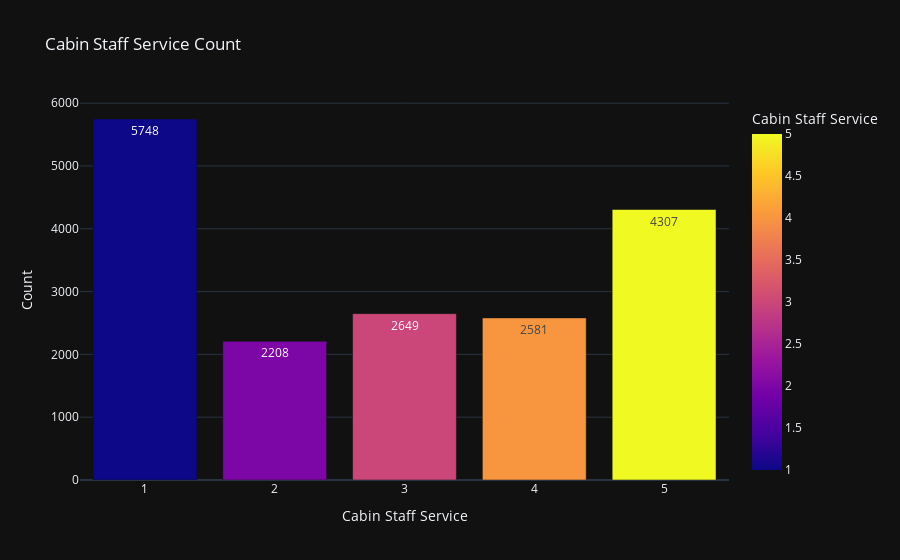

Notebook source saved alongside this figure:
### Code cell
px.bar(df_eda.groupby('cabin_staff_service')['index'].count().reset_index(), x='cabin_staff_service', y='index', color='cabin_staff_service',template='plotly_dark', labels={'cabin_staff_service':'Cabin Staff Service', 'index':'Count'}, title='Cabin Staff Service Count', text_auto=True)

### Figure 1 — Plotly figure (JSON) as saved in the notebook; plotly's stock layout.template omitted (floating-point values rounded to 4 significant figures)
{"data": [{"alignmentgroup": "True", "hovertemplate": "Cabin Staff Service=%{marker.color}<br>Count=%{y}<extra></extra>", "legendgroup": "", "marker": {"color": [1, 2, 3, 4, 5], "coloraxis": "coloraxis", "pattern": {"shape": ""}}, "name": "", "offsetgroup": "", "orientation": "v", "showlegend": false, "textposition": "auto", "texttemplate": "%{y}", "type": "bar", "x": [1, 2, 3, 4, 5], "xaxis": "x", "y": [5748, 2208, 2649, 2581, 4307], "yaxis": "y"}], "layout": {"barmode": "relative", "coloraxis": {"colorbar": {"title": {"text": "Cabin Staff Service"}}, "colorscale": [[0, "#0d0887"], [0.1111, "#46039f"], [0.2222, "#7201a8"], [0.3333, "#9c179e"], [0.4444, "#bd3786"], [0.5556, "#d8576b"], [0.6667, "#ed7953"], [0.7778, "#fb9f3a"], [0.8889, "#fdca26"], [1, "#f0f921"]]}, "legend": {"tracegroupgap": 0}, "title": {"text": "Cabin Staff Service Count"}, "xaxis": {"anchor": "y", "domain": [0, 1], "title": {"text": "Cabin Staff Service"}}, "yaxis": {"anchor": "x", "domain": [0, 1], "title": {"text": "Count"}}}}
